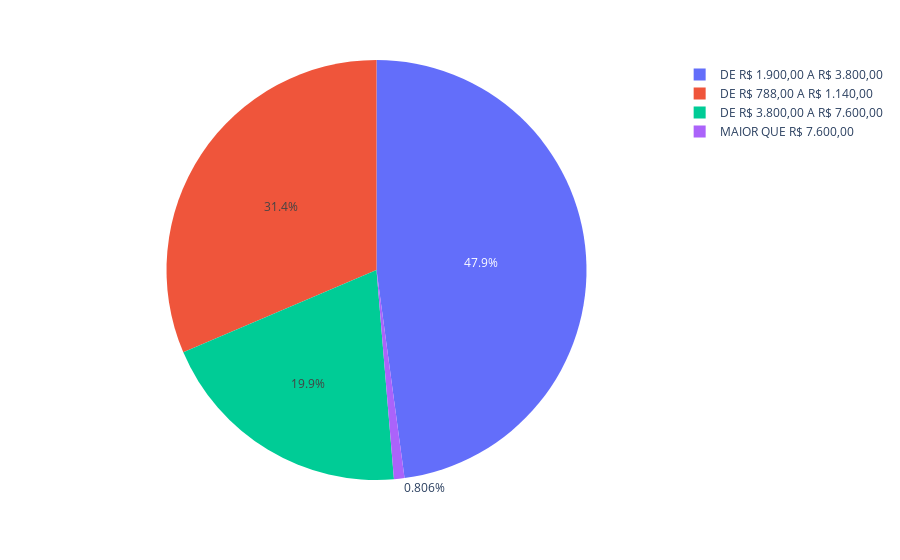

The code cell stored with this chart in its notebook:
### Code cell
import plotly.express as px
df = px.data.tips()
fig = px.pie(gdf, names='renda')
fig.update_layout(showlegend=True)
fig.show()

### Figure 1 — Plotly figure (JSON) as saved in the notebook; plotly's stock layout.template omitted (floating-point values rounded to 4 significant figures; data arrays with more than 128 entries replaced by an {"elided": "..."} marker saying what was removed)
{"data": [{"domain": {"x": [0, 1], "y": [0, 1]}, "hovertemplate": "renda=%{label}<extra></extra>", "labels": {"elided": "8682 str values"}, "legendgroup": "", "name": "", "showlegend": true, "type": "pie"}], "layout": {"legend": {"tracegroupgap": 0}, "margin": {"t": 60}, "showlegend": true}}
